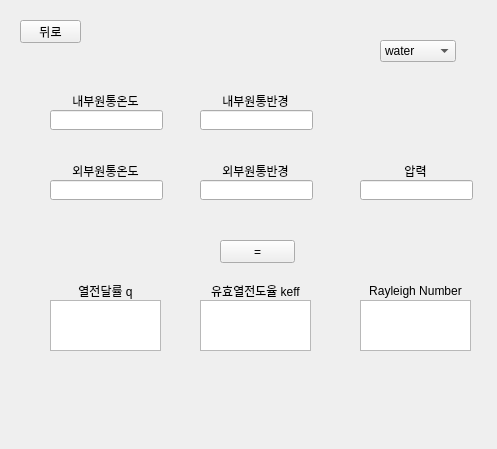
<?xml version="1.0" encoding="UTF-8"?>
<ui version="4.0">
 <class>Form</class>
 <widget class="QWidget" name="Form">
  <property name="geometry">
   <rect>
    <x>0</x>
    <y>0</y>
    <width>497</width>
    <height>449</height>
   </rect>
  </property>
  <property name="windowTitle">
   <string>Form</string>
  </property>
  <widget class="QPushButton" name="pushButton">
   <property name="geometry">
    <rect>
     <x>20</x>
     <y>20</y>
     <width>61</width>
     <height>23</height>
    </rect>
   </property>
   <property name="text">
    <string>뒤로</string>
   </property>
  </widget>
  <widget class="QLineEdit" name="lineEdit">
   <property name="geometry">
    <rect>
     <x>50</x>
     <y>110</y>
     <width>113</width>
     <height>20</height>
    </rect>
   </property>
  </widget>
  <widget class="QLineEdit" name="lineEdit_2">
   <property name="geometry">
    <rect>
     <x>50</x>
     <y>180</y>
     <width>113</width>
     <height>20</height>
    </rect>
   </property>
  </widget>
  <widget class="QLineEdit" name="lineEdit_3">
   <property name="geometry">
    <rect>
     <x>200</x>
     <y>110</y>
     <width>113</width>
     <height>20</height>
    </rect>
   </property>
  </widget>
  <widget class="QLineEdit" name="lineEdit_4">
   <property name="geometry">
    <rect>
     <x>200</x>
     <y>180</y>
     <width>113</width>
     <height>20</height>
    </rect>
   </property>
  </widget>
  <widget class="QLineEdit" name="lineEdit_6">
   <property name="geometry">
    <rect>
     <x>360</x>
     <y>180</y>
     <width>113</width>
     <height>20</height>
    </rect>
   </property>
  </widget>
  <widget class="QComboBox" name="comboBox">
   <property name="geometry">
    <rect>
     <x>380</x>
     <y>40</y>
     <width>76</width>
     <height>22</height>
    </rect>
   </property>
   <item>
    <property name="text">
     <string>water</string>
    </property>
   </item>
   <item>
    <property name="text">
     <string>air</string>
    </property>
   </item>
   <item>
    <property name="text">
     <string>oil</string>
    </property>
   </item>
  </widget>
  <widget class="QPushButton" name="pushButton_2">
   <property name="geometry">
    <rect>
     <x>220</x>
     <y>240</y>
     <width>75</width>
     <height>23</height>
    </rect>
   </property>
   <property name="text">
    <string>=</string>
   </property>
  </widget>
  <widget class="QTextBrowser" name="textBrowser">
   <property name="geometry">
    <rect>
     <x>50</x>
     <y>300</y>
     <width>111</width>
     <height>51</height>
    </rect>
   </property>
  </widget>
  <widget class="QTextBrowser" name="textBrowser_2">
   <property name="geometry">
    <rect>
     <x>200</x>
     <y>300</y>
     <width>111</width>
     <height>51</height>
    </rect>
   </property>
  </widget>
  <widget class="QTextBrowser" name="textBrowser_3">
   <property name="geometry">
    <rect>
     <x>360</x>
     <y>300</y>
     <width>111</width>
     <height>51</height>
    </rect>
   </property>
  </widget>
  <widget class="QLabel" name="label">
   <property name="geometry">
    <rect>
     <x>50</x>
     <y>90</y>
     <width>111</width>
     <height>21</height>
    </rect>
   </property>
   <property name="text">
    <string>내부원통온도</string>
   </property>
   <property name="alignment">
    <set>Qt::AlignCenter</set>
   </property>
  </widget>
  <widget class="QLabel" name="label_2">
   <property name="geometry">
    <rect>
     <x>50</x>
     <y>160</y>
     <width>111</width>
     <height>21</height>
    </rect>
   </property>
   <property name="text">
    <string>외부원통온도</string>
   </property>
   <property name="alignment">
    <set>Qt::AlignCenter</set>
   </property>
  </widget>
  <widget class="QLabel" name="label_3">
   <property name="geometry">
    <rect>
     <x>200</x>
     <y>90</y>
     <width>111</width>
     <height>21</height>
    </rect>
   </property>
   <property name="text">
    <string>내부원통반경</string>
   </property>
   <property name="alignment">
    <set>Qt::AlignCenter</set>
   </property>
  </widget>
  <widget class="QLabel" name="label_4">
   <property name="geometry">
    <rect>
     <x>200</x>
     <y>160</y>
     <width>111</width>
     <height>21</height>
    </rect>
   </property>
   <property name="text">
    <string>외부원통반경</string>
   </property>
   <property name="alignment">
    <set>Qt::AlignCenter</set>
   </property>
  </widget>
  <widget class="QLabel" name="label_6">
   <property name="geometry">
    <rect>
     <x>360</x>
     <y>160</y>
     <width>111</width>
     <height>21</height>
    </rect>
   </property>
   <property name="text">
    <string>압력</string>
   </property>
   <property name="alignment">
    <set>Qt::AlignCenter</set>
   </property>
  </widget>
  <widget class="QLabel" name="label_7">
   <property name="geometry">
    <rect>
     <x>200</x>
     <y>280</y>
     <width>111</width>
     <height>21</height>
    </rect>
   </property>
   <property name="text">
    <string>유효열전도율 keff</string>
   </property>
   <property name="alignment">
    <set>Qt::AlignCenter</set>
   </property>
  </widget>
  <widget class="QLabel" name="label_8">
   <property name="geometry">
    <rect>
     <x>50</x>
     <y>280</y>
     <width>111</width>
     <height>21</height>
    </rect>
   </property>
   <property name="text">
    <string>열전달률 q</string>
   </property>
   <property name="alignment">
    <set>Qt::AlignCenter</set>
   </property>
  </widget>
  <widget class="QLabel" name="label_9">
   <property name="geometry">
    <rect>
     <x>360</x>
     <y>280</y>
     <width>111</width>
     <height>21</height>
    </rect>
   </property>
   <property name="text">
    <string>Rayleigh Number</string>
   </property>
   <property name="alignment">
    <set>Qt::AlignCenter</set>
   </property>
  </widget>
 </widget>
 <resources/>
 <connections/>
</ui>
